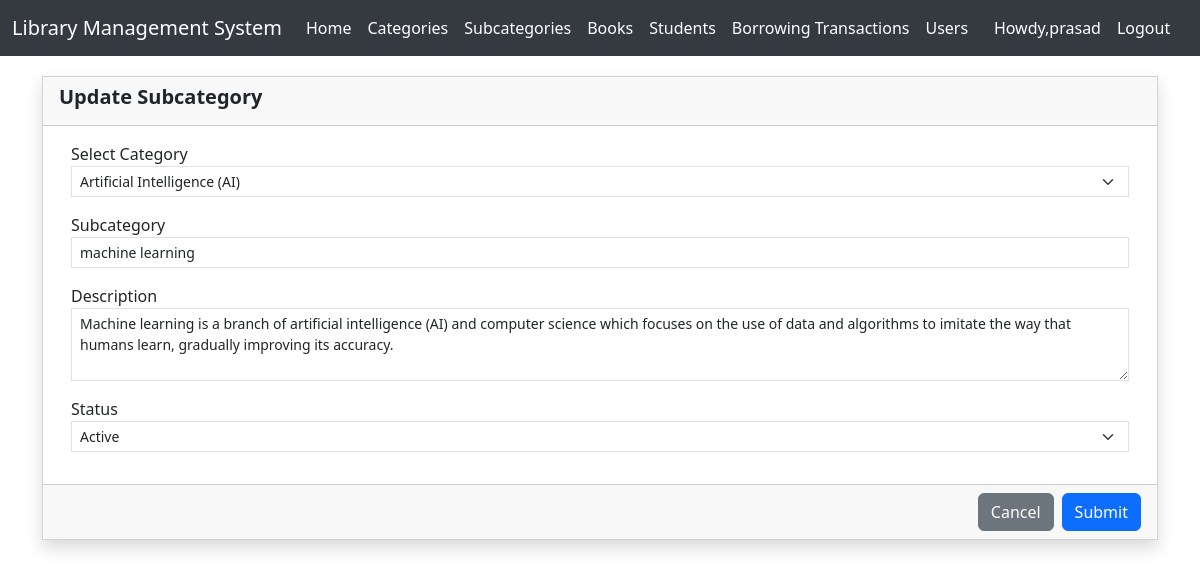
Screenshot of /subcategory_update/4/ (signed in) with the database file from the repository.
### authentication/models.py (models this page shows, shortened)
class CustomUser(AbstractUser):
    username=None
    name = models.CharField(max_length=100)
    email = models.EmailField(unique=True)
    USERNAME_FIELD = 'email'
    REQUIRED_FIELDS = ['name']
    objects = CustomUserManager()

### lms/models.py (models this page shows, shortened)
class Subcategory(models.Model):
    category = models.ForeignKey(Category,on_delete=models.CASCADE)
    name = models.CharField(max_length=250)
    description = models.TextField(blank=True,null=True)
    status = models.CharField(max_length=8,choices=(('Active','Active'),('Inactive','Inactive')),default='Active')
    date_created=models.DateTimeField(auto_now=True)

class Category(models.Model):
    name = models.CharField(max_length=250)
    description = models.TextField(blank=True,null=True)
    status = models.CharField(max_length=8,choices=(('Active','Active'),('Inactive','Inactive')),default='Active')
    date_created=models.DateTimeField(auto_now=True)

### lms/views.py (the view, shortened to what this page needs)
# urls.py: path('subcategory_update/<int:sub_id>/', sub_category_update, name='subcategory_update'),
@login_required(login_url='/login/')
def sub_category_update(request, sub_id):
    categories = Category.objects.all()
    subcategory = Subcategory.objects.get(id=sub_id)
    context = {'subcategory': subcategory, 'categories': categories}
    return render(request, 'sub_category_update.html', context)

### lms/templates/sub_category_update.html (shortened to what this page needs)
{% extends "base.html" %}
{% block start %}
<!DOCTYPE html>
<html lang="en">
<head>
    <link href="https://cdn.jsdelivr.net/npm/bootstrap@5.3.2/dist/css/bootstrap.min.css" rel="stylesheet">
</head>
<body>
    <form action="" method="POST">
        <div class="container">
            <div class="row justify-content-center">
                <div class="col-lg-12 col-md-10 col-sm-12 col-xs-12">
                    <div class="card shadow rounded-0">
                        <div class="card-header">
                            <div class="h5 card-title fw-bold">Update Subcategory</div>
                        </div>
                        <div class="card-body">
                            <div class="container-fluid">
                                <div class="row">
                                    <div class="col-md-14">
                                        <div class="mb-3">
                                            <label for="category" class="control-label">Select Category</label>
                                            <select name="category" id="category" class="form-select form-select-sm rounded-0" required>
                                                {% for category in categories %}
                                                    <option value="{{ category.id }}" {% if category.id == subcategory.category_id %}selected{% endif %}>{{ category.name }}</option>
                                                {% endfor %}
                                            </select>
                                        </div>
                                        <div class="mb-3">
                                            <label for="name" class="control-label">Subcategory</label>
                                            <input type="text" id="name" name="name" class="form-control form-control-sm rounded-0" value="{{ subcategory.name }}" required>
                                        </div>
                                        <div class="mb-3">
                                            <label for="description" class="control-label">Description</label>
                                            <textarea rows="3" id="description" name="description" class="form-control form-control-sm rounded-0" required>{{ subcategory.description }}</textarea>
                                        </div>
                                        <div class="mb-3">
                                            <label for="status" class="control-label">Status</label>
                                            <select type="text" id="status" name="status" class="form-select form-select-sm rounded-0" required>
                                                <option value="Active" {% if subcategory.status == 'Active' %}selected{% endif %}>Active</option>
                                            </select>
                                        </div>
                                    </div>
                                </div>
                            </div>
                        </div>
                        <div class="card-footer">
                            <div class="d-flex w-100 text-end justify-content-end">
                                <a href="{% url 'subcategory_list' %}" class="btn btn-secondary me-2">Cancel</a>
                                <button type="submit" class="btn btn-primary">Submit</button>
                            </div>
                        </div>
                    </div>
                </div>
            </div>
        </div>
    </form>
</body>
</html>
{% endblock start %}

### lms/templates/base.html (shortened to what this page needs)
<!DOCTYPE html>
<html lang="en">
<head>
    <link href="https://cdn.jsdelivr.net/npm/bootstrap@5.3.2/dist/css/bootstrap.min.css" rel="stylesheet">
</head>
<body>
    <nav class="navbar navbar-expand-sm navbar-light">
        <div class="container-fluid">
          <a class="navbar-brand" href="{% url 'home' %}">Library Management System</a>
          <div class="collapse navbar-collapse" id="navbarText">
            <ul class="navbar-nav me-auto mb-2 mb-lg-0">
              <li class="nav-item">
                <a class="nav-link active" aria-current="page" href="{% url 'home' %}">Home</a>
              </li>
              <li class="nav-item">
                <a class="nav-link active" href="{% url 'category_list' %}">Categories</a>
              </li>
              <li class="nav-item">
                <a class="nav-link active" href="{% url 'subcategory_list' %}">Subcategories</a>
              </li>
              <li class="nav-item">
                <a class="nav-link active" href="{% url 'book_list' %}">Books</a>
              </li>
              <li class="nav-item">
                <a class="nav-link active" href="{% url 'student_list' %}">Students</a>
              </li>
              <li class="nav-item">
                <a class="nav-link active" href="{% url 'transaction_list' %}">Borrowing Transactions</a>
              </li>
              {% if request.user.is_staff %}
              <li class="nav-item">
                <a class="nav-link active" href="{% url 'user_list' %}">Users</a>
              </li>
              {% endif %}
            </ul>
          <ul class="navbar-nav me-auto mb-2 mb-lg-0">
            <li class="nav-item">
            <a class="nav-link active" href="{% url 'profile' user.id %}">Howdy,{{request.user.name}}</a>
          </li>
            <li class="nav-item">
              <a class="nav-link active" href="{% url 'logout' %}">Logout</a>
            </li>
          </ul>
          </div>
        </div>
      </nav>
      {% block start %}
      {% endblock start %}
</body>
</html>

### lms/templates/base.html (style rules this page uses)
.navbar { margin-bottom: 20px; background-color: #343a40; }
.navbar .navbar-brand { color: #ffffff; }
.navbar .navbar-nav .nav-link { color: #ffffff !important; }

### rows the page displays
CustomUser: user.name "prasad"
Subcategory: category "Artificial Intelligence (AI)", name "machine learning", description "Machine learning is a branch of artificial intelligence (AI) and computer science which focuses on the use of data and algorithms to imitate the way that humans learn, gradually improving its accuracy.", status "Active"
